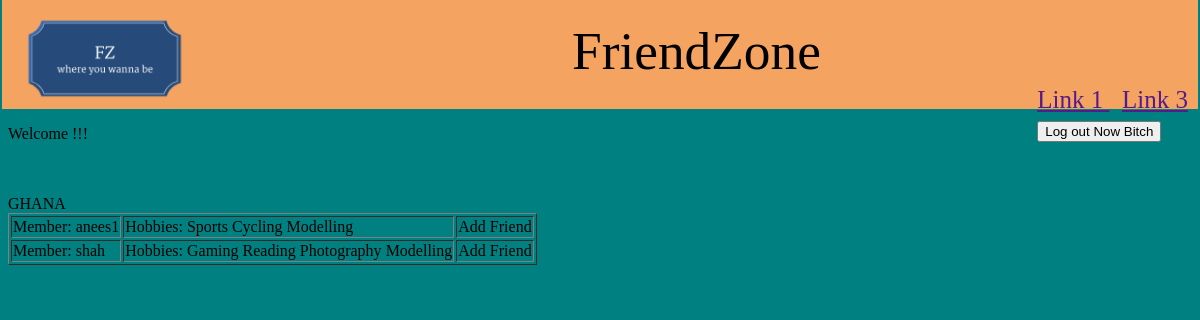
Screenshot of /index/ (signed in) with the database file from the repository.
### FriendZoneApp/models.py (models this page shows)
class UserProfileModel(models.Model):
    user = models.OneToOneField(User, on_delete=models.CASCADE)
    gender = models.CharField(max_length = 1, choices = (('M', 'Male'), ('f', 'Female')), blank = True)
    age = models.PositiveIntegerField(blank = True, null = True)
    image = models.ImageField(upload_to='media/profile_images', blank = True)
    dob = models.DateField(blank = True, null = True)
    email = models.EmailField(blank = True)
    hobby = models.ManyToManyField(Hobby, blank = True)
    def __str__(self):
        return self.user.username
    class Meta:
        verbose_name = 'Profile'
        verbose_name_plural = 'Profiles'

class Hobby(models.Model):
    hobby = models.CharField(max_length= 20, choices = (('Gaming', 'Gaming'), ('Sports', 'Sports'),
    ('Reading', 'Reading'), ('Hiking', 'Hiking'), ('Cycling', 'Cycling'), ('Photography', 'Photography'),
    ('Modelling', 'Modelling')), blank = True)

### FriendZoneApp/views.py (the view)
# urls.py: path('index/', views.index, name='index'),
def index(request):
    loggedInUser = UserProfileModel.objects.exclude(id = request.user.id)
    context = {
        'members' : loggedInUser,
        'loggedInUser' : loggedInUser
    }
    return render(request, 'FriendZoneApp/index.html', context)

### FriendZoneApp/templates/FriendZoneApp/index.html
{% extends "FriendZoneApp/header.html" %}
{% block content %}
    {% if loggedin %}
        <table>
            <tr>
                <td>
                    {% if profile.image %}
                        <img></img>
                    {% else %}
                        <img></img>
                    {% endif %}
                </td>
                <td>
                </td>
            </tr>
        </table>
    {% else %}
        <br>
        <br>
    {% endif %}
        GHANA
        <table border="solid">
        {% for member in members %}
            <tr>
                <td>Member: {{ member }}</td>
                <td>Hobbies:
                    {% for h in member.hobby.all %}
                        {{ h.hobby }}
                    {% endfor %}
                </td>
                <td>Add Friend</td>
            </tr>
        {% endfor %}
        </table>
{% endblock %}

### rows the page displays
UserProfileModel: user.username "anees1"
Hobby: hobby "Sports"
Hobby: hobby "Cycling"
Hobby: hobby "Modelling"
UserProfileModel: user.username "shah"
Hobby: hobby "Gaming"
Hobby: hobby "Reading"
Hobby: hobby "Photography"
